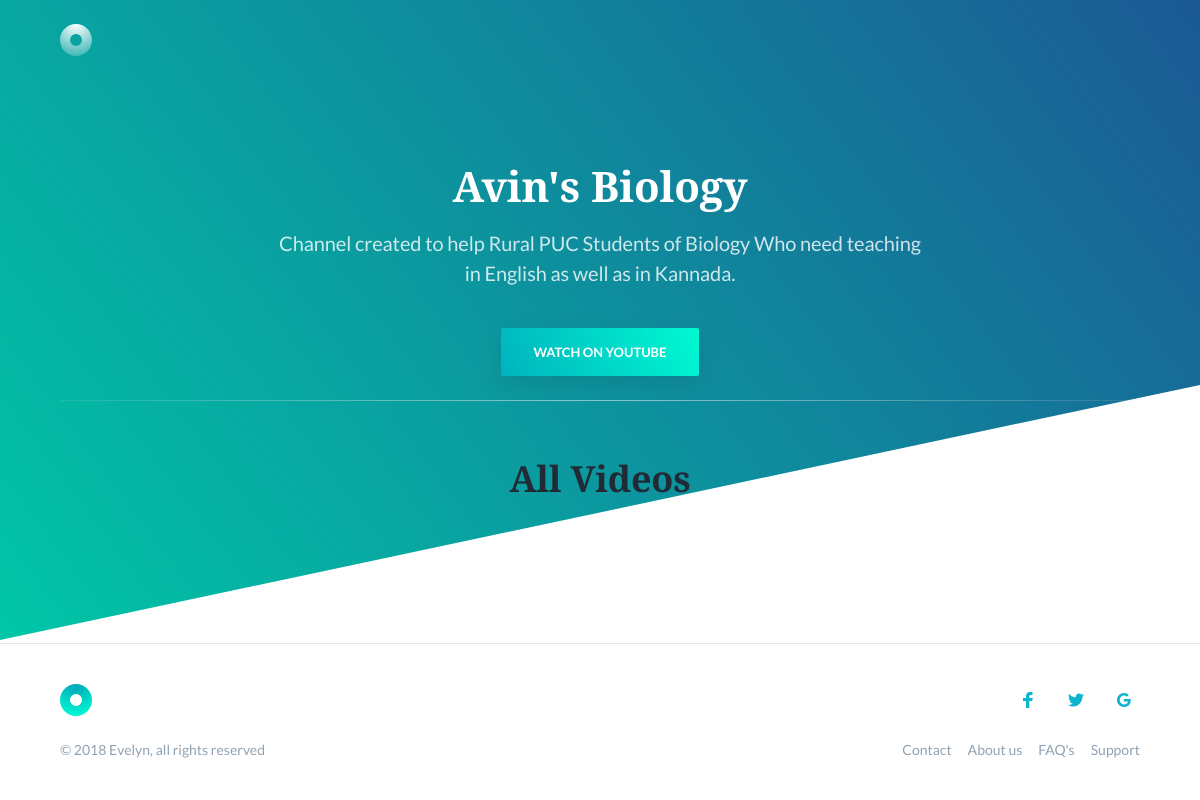
The app's page /, older data.
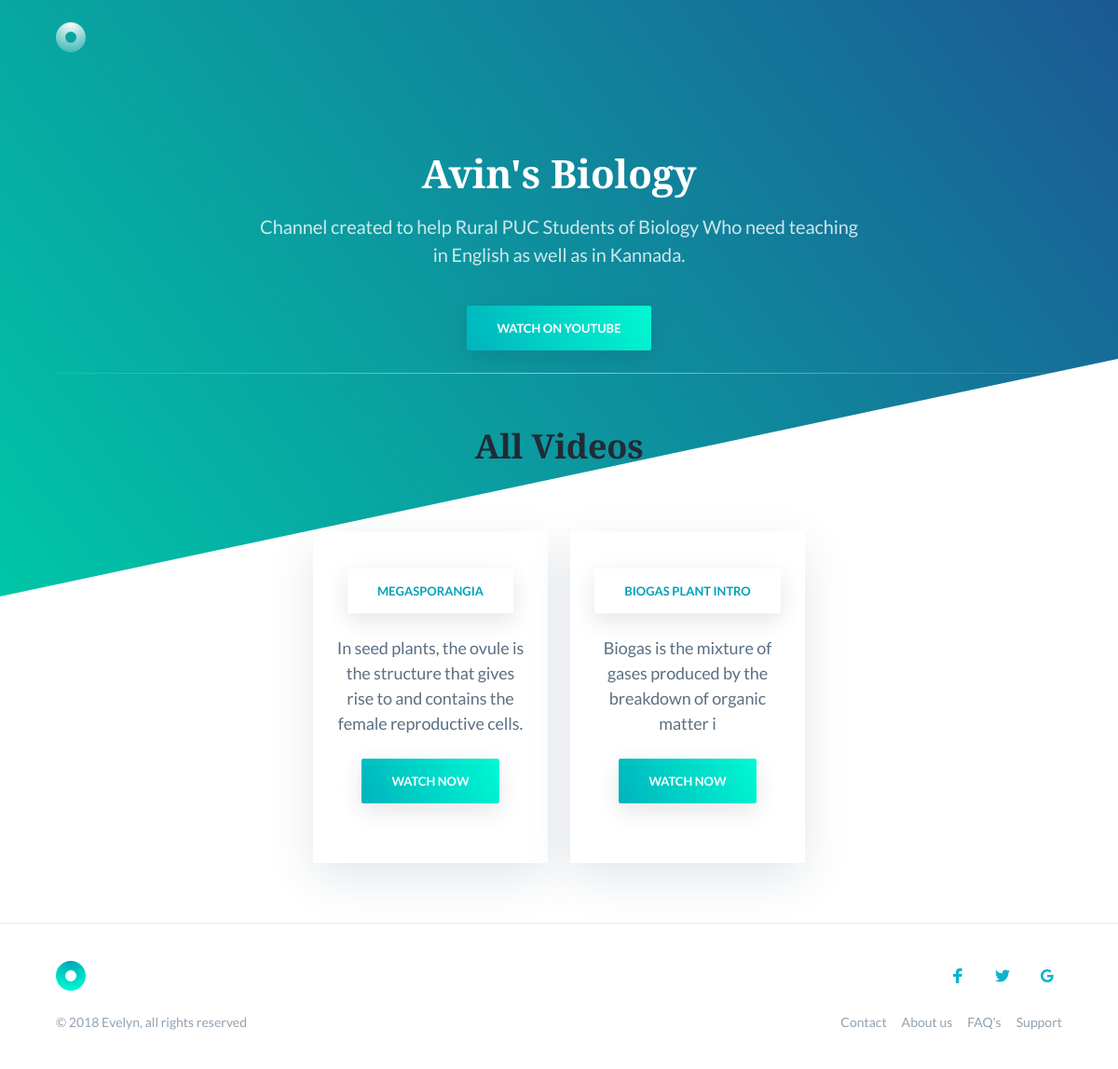
The same page, newer data.
### lectures/models.py (models this page shows)
class LectureVideos(models.Model):
    topic = models.CharField(max_length=50)
    disc = models.TextField()
    link = models.URLField(max_length=200)
    class Meta:
        verbose_name_plural = 'Topics'

### lectures/views.py (the view)
# urls.py: path('', views.index, name='index'),
def index(request):
    context = {
        'videos': LectureVideos.objects.all()
    }
    return render(request, 'index.html', context)

### Templates/index.html (shortened to what the changed rows need)
{% load static %}
<!DOCTYPE html>
<html lang="en">
<head>
    <link rel="stylesheet" href="{% static 'css/style.css' %}">
</head>
<body class="is-boxed has-animations">
    <div class="body-wrap boxed-container">
        <header class="site-header">
            <div class="container">
                <div class="site-header-inner">
                    <div class="brand header-brand">
                        <h1 class="m-0">
                            <a href="#">
                            </a>
                        </h1>
                    </div>
                </div>
            </div>
        </header>
        <main>
            <section class="hero text-light text-center">
                <div class="container-sm">
                    <div class="hero-inner">
                        <h1 class="hero-title h2-mobile mt-0 is-revealing">Avin's Biology</h1>
                    </div>
                </div>
            </section>
            <section class="features section text-center">
                <div class="container">
                    <div class="features-inner section-inner has-top-divider">
                        <h2 class="section-title mt-0">All Videos</h2>
                        <div class="features-wrap">
                            {% for video in videos %}
                            <div class="feature is-revealing">
                                <div class="feature-inner">
                                    <p class="hero-cta is-revealing"><a class="button button-shadow" href="{%  url 'watch' play=video.id %}">{{ video.topic }}</a></p>
                                    <p class="text-sm">{{ video.disc }}<p class="hero-cta is-revealing"><a class="button button-secondary button-shadow" href="{%  url 'watch' play=video.id %}">Watch now</a></p></p>
                                </div>
                            </div>
                            {% endfor %}
                        </div>
                    </div>
                </div>
            </section>
        </main>
    </div>
</body>
</html>

Row changes from the older to the newer data that the page shows:
added LectureVideos: topic "MEGASPORANGIA", disc "In seed plants, the ovule is the structure that gives rise to and contains the female reproductive cells."
added LectureVideos: topic "BIOGAS PLANT INTRO", disc "Biogas is the mixture of gases produced by the breakdown of organic matter i"
